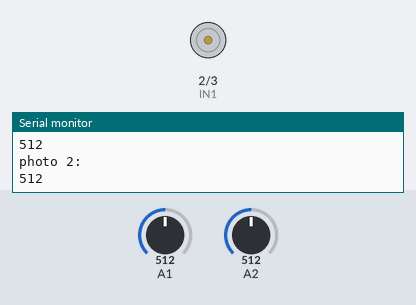
Recording of a sketch running on a simulated Arduino Uno, built with avr-gcc and run on an emulated ATmega328P. Shown: motor-driver pin pairs drawn as motors (green arrow = first pin HIGH = forward, orange = second pin HIGH = backward, longer = more drive), the last lines printed to the serial monitor. The test bench sets the inputs (shaded band); at power-on: A1 = 512, A2 = 512.

Above: at 18.0 s.
18.1 s: A1 set to 22
At 26.0 s:
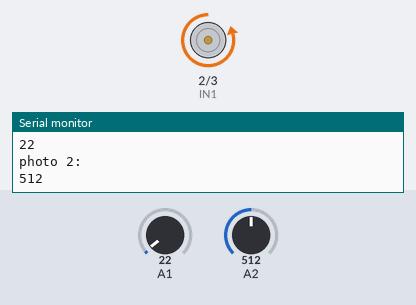
32.1 s: A1 set to 19
46.1 s: A2 set to 10
At 49.6 s:
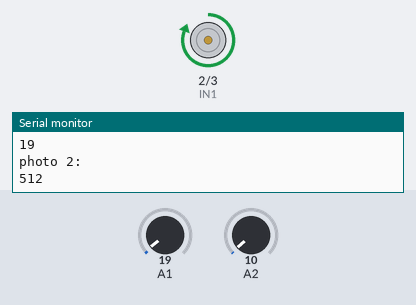
60.1 s: A2 set to 18
74.1 s: A2 set to 23
At 81.9 s:
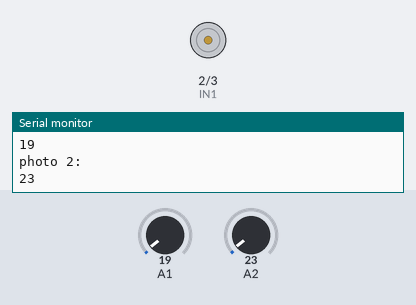
Timing chart, 0 to 89.1 s (numbered marks = the images above; inputs shaded):
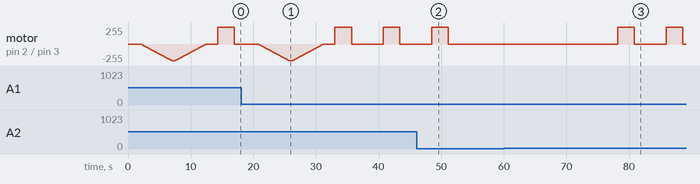

Measured:
- the behaviour switches between 20 and 21 on A2 (found by bisection; images 2 and 3)
- after the input at 46.1 s, motor on pin 2 (IN1) / pin 3 (IN2): goes on until 51.1 s, then stays stopped
- after the input at 74.1 s, motor on pin 2 (IN1) / pin 3 (IN2): alternates forward 255/255 for 2.7 s and stopped for 5.1 s, starting after 4.1 s

The sketch:

cache4trash.ino
```cpp
#define IN1 2
#define IN2 3
const int SPEED = 250;
const int THRESHOLD = 20;

void setup() {
  Serial.begin(9600);

  //Set motor connections as outputs
  pinMode(IN1, OUTPUT);
  pinMode(IN2, OUTPUT);

  // Stop motor
  digitalWrite(IN1, LOW);
  digitalWrite(IN2, LOW);
}

void loop() {
  int photo1 = analogRead(A1);
  int photo2 = analogRead(A2);

  Serial.println("photo 1: ");
  Serial.println(photo1);
  Serial.println("photo 2: ");
  Serial.println(photo2);
  delay(2000);

  // recycling
  if (photo1 > THRESHOLD) {
    // Accelerate forward
    digitalWrite(IN1, LOW);
    for (int i = 0; i < SPEED; i++) {
      analogWrite(IN2, i);
      delay(20);
    }

    delay(500);

    // Decelerate forward
    for (int i = SPEED; i >= 0; i--) {
      analogWrite(IN2, i);
      delay(20);
    }

    delay(500);
  }

  // non-recycling
  if (photo2 > THRESHOLD) {
    // Accelerate reverse
    digitalWrite(IN2, LOW);
    for (int i = 0; i < SPEED; i++) {
      analogWrite(IN1, i);
      delay(10);
    }

    delay(200);

    //Decelerate reverse
    for (int i = SPEED; i >= 0; i--) {
      analogWrite(IN1, i);
      delay(10);
    }

    delay(500);
  }
}
```
